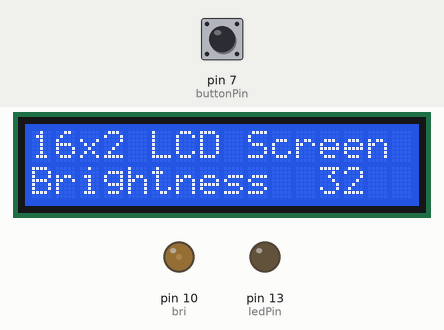
Simulated run of this sketch. Board: Arduino Uno, built with avr-gcc and run on an emulated ATmega328P. Shown: 16×2 character LCD, output pins drawn as LEDs (lit = HIGH). Inputs (shaded band) come from the test bench; at power-on: pin 7 (buttonPin) LOW. What the sketch prints to the serial monitor is not drawn.

Above: at 1.2 s.
1.3 s: pin 7 (buttonPin) pulled HIGH for 0.15 s
At 1.9 s:
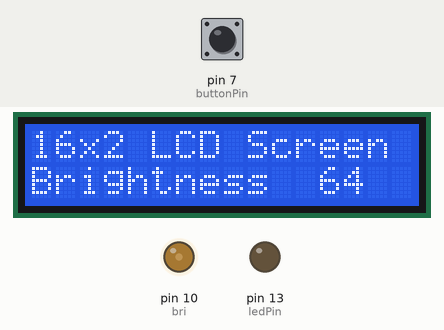
2.9 s: pin 7 (buttonPin) pulled HIGH for 1 s
At 4.4 s:
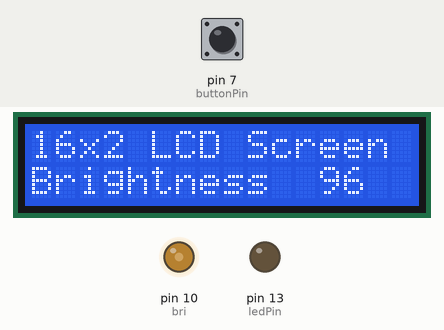
5.4 s: pin 7 (buttonPin) pulled HIGH for 0.15 s
At 6.2 s:
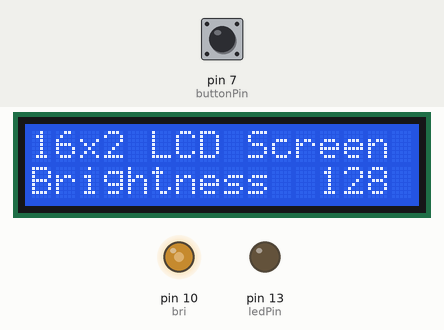
7.0 s: pin 7 (buttonPin) pulled HIGH for 3.2 s
At 8.5 s:
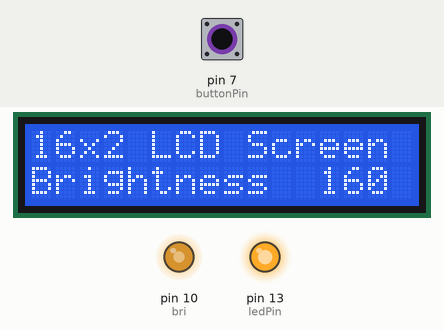
11.7 s: pin 7 (buttonPin) pulsed HIGH 2 times (0.12 s each, 0.3 s apart)
At 12.5 s:
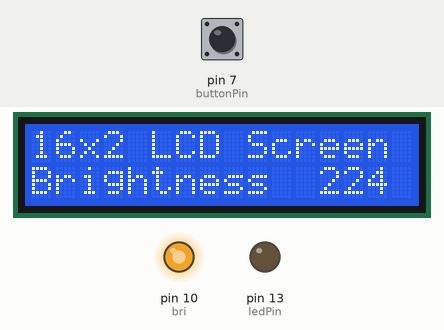
Timing chart, 0 to 14.7 s (numbered marks = the images above; inputs shaded):
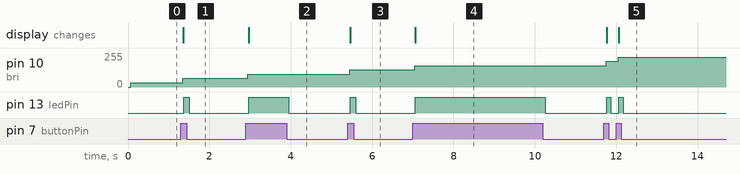

The sketch:

i2c_lcd1602_brightness_button_debounce.ino
```cpp
// C:\Users\ktolc\OneDrive\Documents\Arduino\Sunfounder\I2C LCD1602 Module\Sketches\i2c_lcd1602_brightness_button_debounce

/*
  The circuit:
  - Arduino UNO is Default board.
  - Arduino Mega 2560 is alternate.
  - Smaller boards are possible if they have sufficient storeage.

  - LCD From www.sunfounder.com.
  - Alternate LCD is possible. Sunfounder 16 x 4 should plug in the same.
  - Other boards would use built in libraries instead of LiquidCrystal_I2C.h.

    LCD attached to 5v, ground, A4 and A5
  - LED attached from pin 13 to ground
  - Pushbutton attached from pin 7 to +5V
  - 10 kilohm resistor attached from pin 2 to ground
*/

/********************************
  I2C LCD1602 display from SunFounder.
  DEVICE PINOUTS:
  These are for Uno, See additional notes for Mega 2560.
  LCD      ARDUINO   NOTE                                       Sunfounder I2C LCD1602
  +++      +++++++   +++++++++++++++++++++++++++++++++++++++++  ++++++++++++++++++++++
  VSS      GND       Ground                                     GND* on I2C Board
  VDD      +5V       3 - 5V                                     VCC* on I2C Board
  SCL      A4        Clock Line - Analog input (Mega also 21)
  SDA      A5        Data Line - Analog input (Mega also 20)
  VO       +5V       Contrast Via Potentiometer
  RS       D12       Register Select - 0=Command / 1=Character
  RW       GND       Read/Write - 0=Write or 1=Read
  E        D11       Enable - Enable data transmit
  D0       N/A       Data Bit 0
  D1       N/A       Data Bit 1
  D2       N/A       Data Bit 2
  D3       N/A       Data Bit 3
  D4       D5        Data Bit 4 - used in 4 bit operation
  D5       D4        Data Bit 5 - used in 4 bit operation
  D6       D3        Data Bit 6 - used in 4 bit operation
  D7       D2        Data Bit 7 - used in 4 bit operation
  A        +5V       3 - 5V
  K        GND       Ground

  BL1 - Backlight +   Emitter of 2N3904, Collector to VCC, Base to D10 via 10K resistor
  BL2 - Backlight -   GND

  #SYNOPSIS
    Sets up LCD display, increments brightness while displaying the brightness value, then loops
    n times while scrolling the bottom line only.

  #DESCRIPTION
    Not yet.

  #NOTES
    Additionally there is commented code that scrolls the entire display.
    Also contains 2 custom functions for scrolling 1 line onlyinstead of using the built in librayy
    that scrolls the entire display.

  #LINK
    http://www.arduino.cc/en/Tutorial/Debounce

  #LATEST CHANGES
  20200407  Create Date
  20200409  Add Debounce for switch.
            Add cycle back to starting brightness on button push if already at max brightness.
            Add brightness output to serial monitor if hooked up to computer,

  #TO DO
    PRIORITY 1

/*********************************************************/
// include the library code
#include <Wire.h>
#include <LiquidCrystal_I2C.h>

LiquidCrystal_I2C lcd(0x27, 16, 2); // set the LCD address to 0x27 for a 16 chars and 2 line display
/*********************************************************/

// Constants won't change. They're used here to set pin numbers:
// Adding keyword const to be verbose, but not required.
const int buttonPin = 7;    // the number of the pushbutton pin
const int ledPin = 13;      // the number of the LED pin

// Define the pin the controls the brightness of the screen on the arduino board.
// Pin 10 attaches to Pin A on the Sunfounder LCD.
// Pin is PWM so you can analogWrite to it and have it output a variable value
const int bri = 10;   //Set pin 10 to OUTPUT, LCD_Backlight pin 10 on SunFounder LCD.
//Alternate syntax.
//#define bri 10

// Set constant sting value for start of line 1
String lcd_line1_start_text = "16x2 LCD Screen";
// Set constant sting value for start of line 2
String lcd_line2_start_text = "Brightness  ";

// Set the starting and full brightness values.
int lcd_bri_start = 32; //32 is roughly 1/8 brightness.
int lcd_bri_full = 255;  //255 is full.
int lcd_fade_amount = 32;           //fade increment for when you push the LCD brightness cycle button.
int brightness = 32;                //initial LCD brightness value.

// Declare strings that are set later in file.
String serial_bri_text;
String serial_BL_UP_BUTTON_STATE_text;

// Variables will change:
int ledState = LOW;                 // the current state of the output pin, LOW means LED is initially off.
int buttonState;                    // the current reading from the input pin
int lastButtonState = LOW;          // the previous reading from the input pin
int count_of_max_lcd_bright = 0;    // initial count of how many times we have been at max brightness after hitting the LCD brightness cycle button.
int BL_UP_BUTTON_STATE = 0;         // used to store the initial state of the backlight up button.
bool lcd_bri_full_reached = false;  //LCD display at maximum brightness is currently set to false.

String lcd_bri_text = lcd_line2_start_text + lcd_bri_start; //Concatenate 1 LCD starting line text and current starting value for output to 1st LCD line.

// The following variables are unsigned longs because the time, measured in
// milliseconds, will quickly become a bigger number than can be stored in an int.
unsigned long lastDebounceTime = 0;  // the last time the output pin was toggled
unsigned long debounceDelay = 50;    // the debounce time; increase if the output flickers

/*
//Not currently used, for scroll right and scroll left for a single line on the LCD.
// ++++++++++++++++++++ Scroll single line function start ++++++++++++++++++++
int i = 0;
int j = 0;
int k = 0;
int delayTime2 = 350; // Delay between shifts.

//Not currently used.
void scrollInFromRight (int line, char str1[])
{
  i = strlen(str1);
  for (j = 16; j >= 0; j--)
    {
    lcd.setCursor(0, line);
    for (k = 0; k <= 15; k++)
          {
            lcd.print(" "); // Clear line.
          } //End for k
    lcd.setCursor(j, line);
    lcd.print(str1);
    delay(delayTime2);
    } //End for j
} //End void scrollInFromRight

//Not currently used.
void scrollInFromLeft (int line, char str1[])
{
  i = 40 - strlen(str1);
  line = line - 1;
  for (j = i; j <= i + 16; j++)
    {
      for (k = 0; k <= 15; k++)
        {
          lcd.print(" "); // Clear line
        } //End for k
        lcd.setCursor(j, line);
        lcd.print(str1);
        delay(delayTime2);
    } //End for j
} //End void scrollInFromLeft

// ++++++++++++++++++++ Scroll single line function end ++++++++++++++++++++
*/

void setup() // The setup routine runs once when you power the Arduino, upload new code, or press reset.
  {
    // initialize serial communication at 9600 bits per second:
    Serial.begin(9600);

    // initialize 16 x 2 LCD
    lcd.init();  //initialize the lcd
    lcd.backlight();  //open the backlight

    pinMode(buttonPin, INPUT);  // tell Arduino buttonPin is an input
    pinMode(ledPin, OUTPUT);  // tell Arduino ledPin is an output
    pinMode(bri, OUTPUT); //Set pin 10 to OUTPUT

    /*
      //Contrast stuff.
      //pinMode(contra, OUTPUT); //set pin 9 to OUTPUT
      //digitalWrite(contra, LOW); outputs no power to the contrast pin. This lets you see the words.
    */

    analogWrite(bri, lcd_bri_start); //Outputs power to the LCD brightness pin at whatever the start variable is set to.
    // clear the screen
    lcd.clear();
    lcd.setCursor(0, 0); // set the cursor to column 0, line 0
    //lcd.print("16x2 LCD Screen");  // Print a message to the LCD
    lcd.print(lcd_line1_start_text);  // Print a message to the LCD
    lcd.setCursor(0, 1); // set the cursor to column 0, line 1
    //Reset the text.
    lcd_bri_text = lcd_line2_start_text + brightness;
    lcd.print(lcd_bri_text);  // Print the concatenated variable to the LCD (Brightness + initial brightness value).

    // Send the initial LCD screen display to the serial monitor if plugged into the computer.
    if (Serial) // wait for serial port to connect. Needed for native USB
    //Alternate syntax.
    //if (Serial.available()) // wait for serial port to connect. Needed for native USB.
      {
        Serial.println(lcd_line1_start_text); // Print the above value to the serial monitor.
        delay(1);        // delay in between reads for stability.
        Serial.println(lcd_bri_text); // Print the above value to the serial monitor.
        delay(1);        // delay in between reads for stability.
      }
      // set initial LED state
      digitalWrite(ledPin, ledState);
  } // end setup

void loop() // The loop routine runs over and over again forever.
  {
    // read the state of the switch into a local variable:
    int reading = digitalRead(buttonPin);

    // check to see if you just pressed the button
    // (i.e. the input went from LOW to HIGH), and you've waited long enough
    // since the last press to ignore any noise:

    // If the switch changed, due to noise or pressing:
    if (reading != lastButtonState)
      {
        // reset the debouncing timer
        lastDebounceTime = millis();
      }

    if ((millis() - lastDebounceTime) > debounceDelay)
      {
        // Whatever the reading is at, it's been there for longer than the debounce
        // delay, so take it as the actual current state:

        // Compares the variable on the left with the value or variable on the right of the operator.
        // Returns true when the two operands are not equal.
        if (reading != buttonState) //If button is pressed or let go. (There was a voltage change.)
          {
            buttonState = reading; //Don't remove this section otherwise we won't increment the brightness.
            if (BL_UP_BUTTON_STATE == 0)
              {
                BL_UP_BUTTON_STATE = 1;
              } //End Pushed button.
            else
              {
                BL_UP_BUTTON_STATE = 0;
              } //End Let go of button.
            // only toggle the LED if the new button state is HIGH
            if (buttonState == HIGH)
              {
                ledState = !ledState;
                brightness += lcd_fade_amount;
                if (brightness > lcd_bri_full) //255
                  {
                    brightness = lcd_bri_full; //255
                    lcd_bri_full_reached = true;
                  } // End if (brightness > 255)
                else
                  {
                    lcd_bri_full_reached = false;
                  } //End else (brightness > lcd_bri_full)
                // If we reached full brightness on last button push set brightness variable to 0 so we can add the fade amount and start over.
                if (lcd_bri_full_reached == true)
                  {
                    count_of_max_lcd_bright = count_of_max_lcd_bright + 1;
                    if (count_of_max_lcd_bright == 2) //If were are at max brightness a second time set the brightness to starting value.
                      {
                        //brightness = 32;
                        brightness = 32;
                      }
                    // clear the screen
                    lcd.clear();
                    lcd.setCursor(0, 0); // set the cursor to column 0, line 0
                    lcd.print(lcd_line1_start_text);  // Print a message to the LCD
                  } //End if (lcd_bri_full_reached == true)
                else //lcd_bri_full_reached is `false
                  {
                    count_of_max_lcd_bright = 0;
                  } //End else (lcd_bri_full_reached == true)
                analogWrite(bri, brightness);
                lcd.setCursor(0, 1); // set the cursor to column 0, line 1
                //Reset the text.
                lcd_bri_text = lcd_line2_start_text + brightness;
                lcd.print(lcd_bri_text);  // Print the concatenated variable to the LCD (Brightness + initial brightness value).

                // Send the initial LCD screen display to the serial monitor if plugged into the computer.
                if (Serial) // wait for serial port to connect. Needed for native USB
                //Alternate syntax.
                //if (Serial.available()) // wait for serial port to connect. Needed for native USB.
                  {
                    serial_bri_text = lcd_line2_start_text + brightness;
                    Serial.println(serial_bri_text); // Print the above value to the serial monitor.
                    delay(1);        // delay in between reads for stability.
                  }
              } //End buttonState HIGH
            else // Turn off the LED because current is not HIGH.
              {
                ledState = !ledState;
              } //End buttonState not HIGH
          } //End if (reading != buttonState)
      } //End if ((millis() - lastDebounceTime) > debounceDelay)

    // set the LED:
    digitalWrite(ledPin, ledState);

    // save the reading. Next time through the loop, it'll be the lastButtonState:
    lastButtonState = reading;
  } //end main loop

void post_Loop() // Do more stuff here after the loop is started.
  {
     //digitalWrite(latchPin, LOW);
  }
```

Measured:
- after the input at 1.3 s, pin 10 (bri): 32/255 → 64/255 after 0.05 s; pin 13 (ledPin): LOW → HIGH after 0.07 s, → LOW 0.13 s later; the display: changes after 0.06 s (image 1)
- after the input at 2.9 s, pin 10 (bri): 64/255 → 96/255 after 0.05 s; pin 13 (ledPin): LOW → HIGH after 0.06 s, → LOW 0.99 s later; the display: changes after 0.06 s (image 2)
- after the input at 5.4 s, pin 10 (bri): 96/255 → 128/255 after 0.05 s; pin 13 (ledPin): LOW → HIGH after 0.07 s, → LOW 0.13 s later; the display: changes after 0.07 s (image 3)
- after the input at 7.0 s, pin 10 (bri): 128/255 → 160/255 after 0.05 s; pin 13 (ledPin): LOW → HIGH after 0.07 s, → LOW 3.2 s later; the display: changes after 0.07 s (image 4)
- after the input at 11.7 s, pin 10 (bri): 160/255 → 192/255 after 0.05 s, → 224/255 0.30 s later; pin 13 (ledPin): alternates HIGH for 0.10 s and LOW for 0.20 s, 4 changes in all, then stays LOW, starting after 0.07 s; the display: first changes after 0.07 s (image 5 shows a later state)
